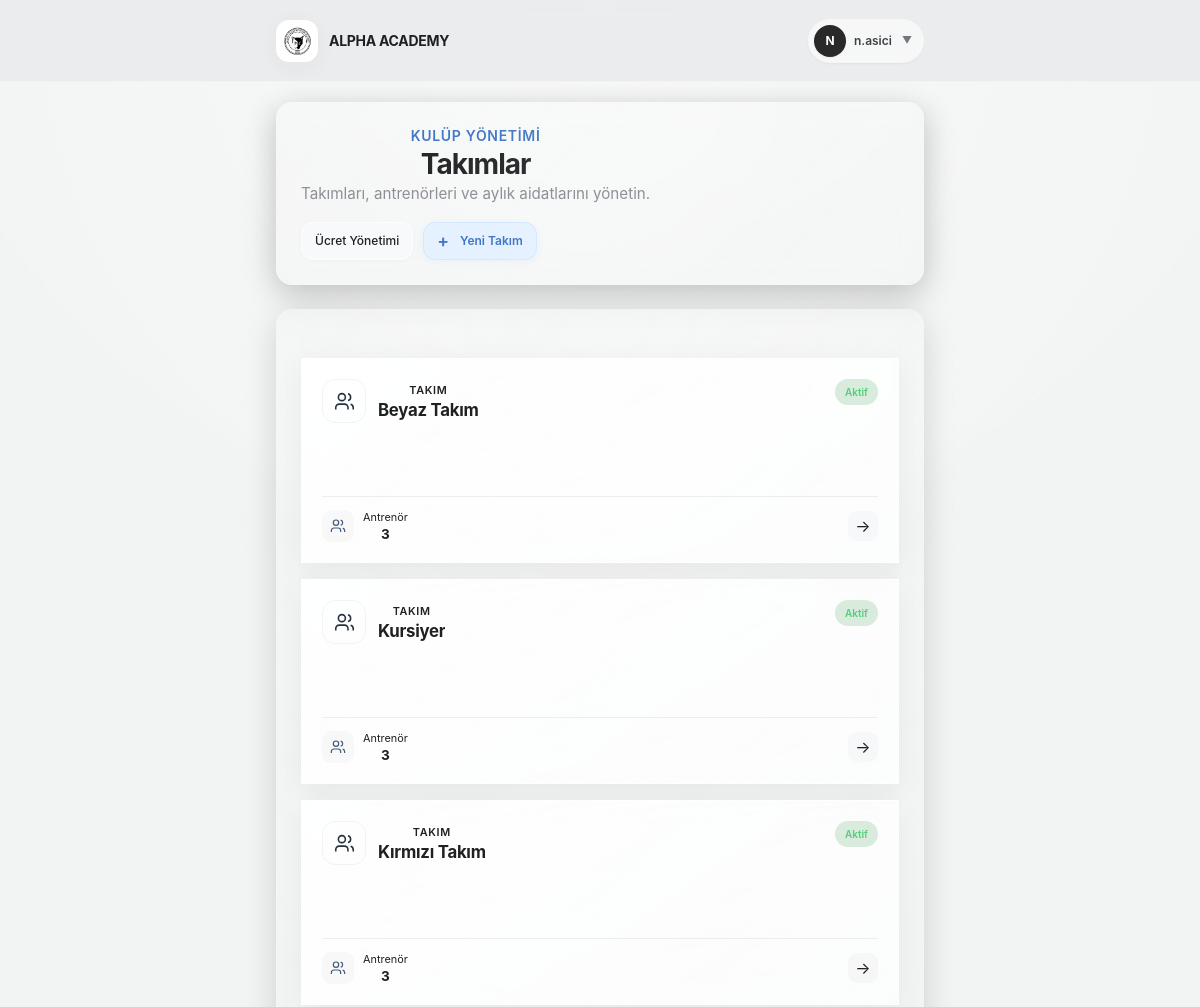
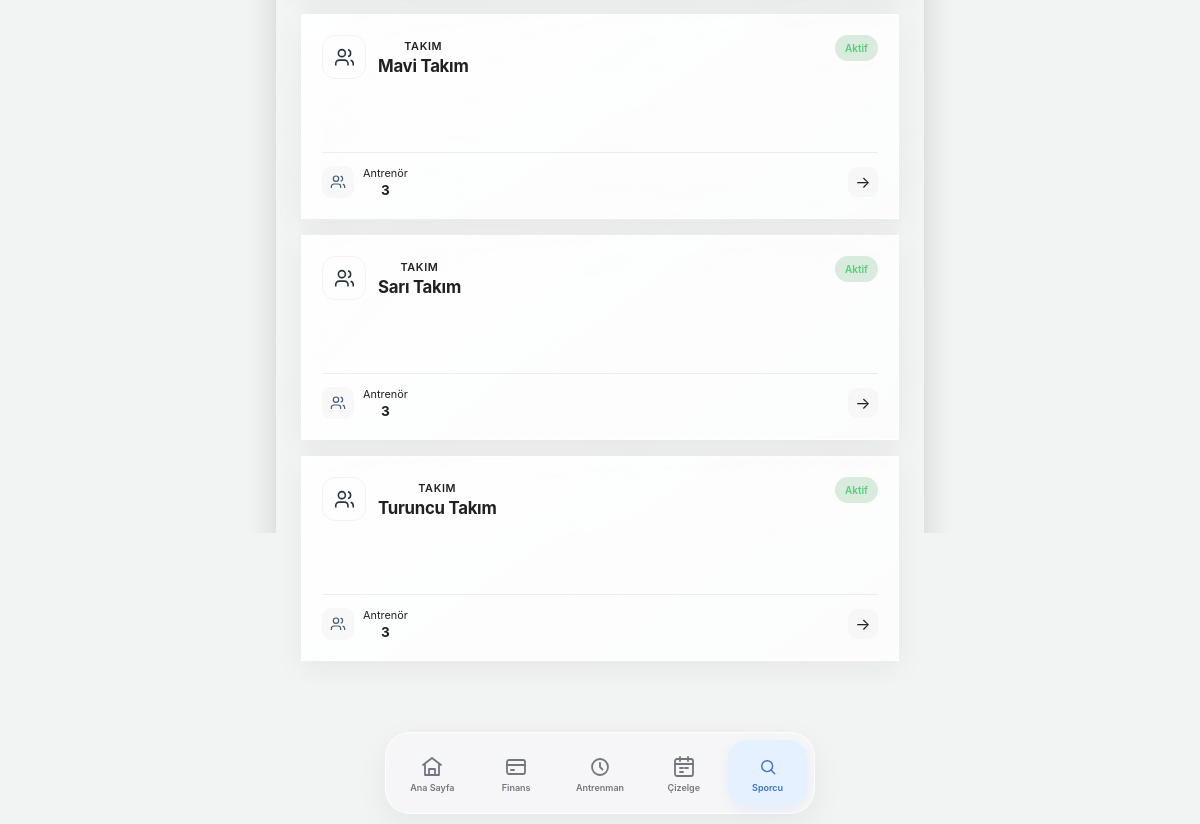
The page /teams/ (signed in) on the database as committed earlier (2 pictures, top to bottom).
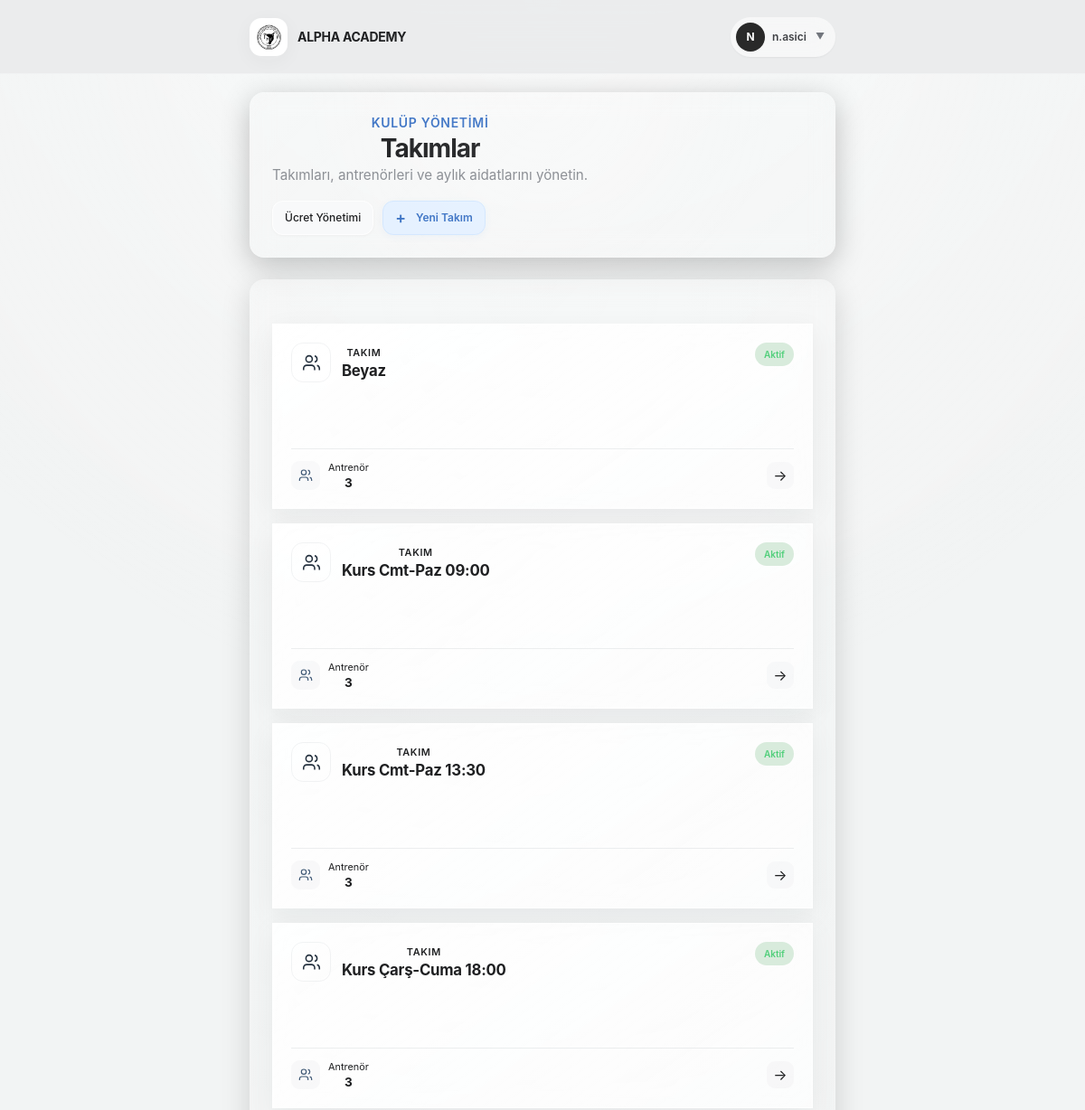
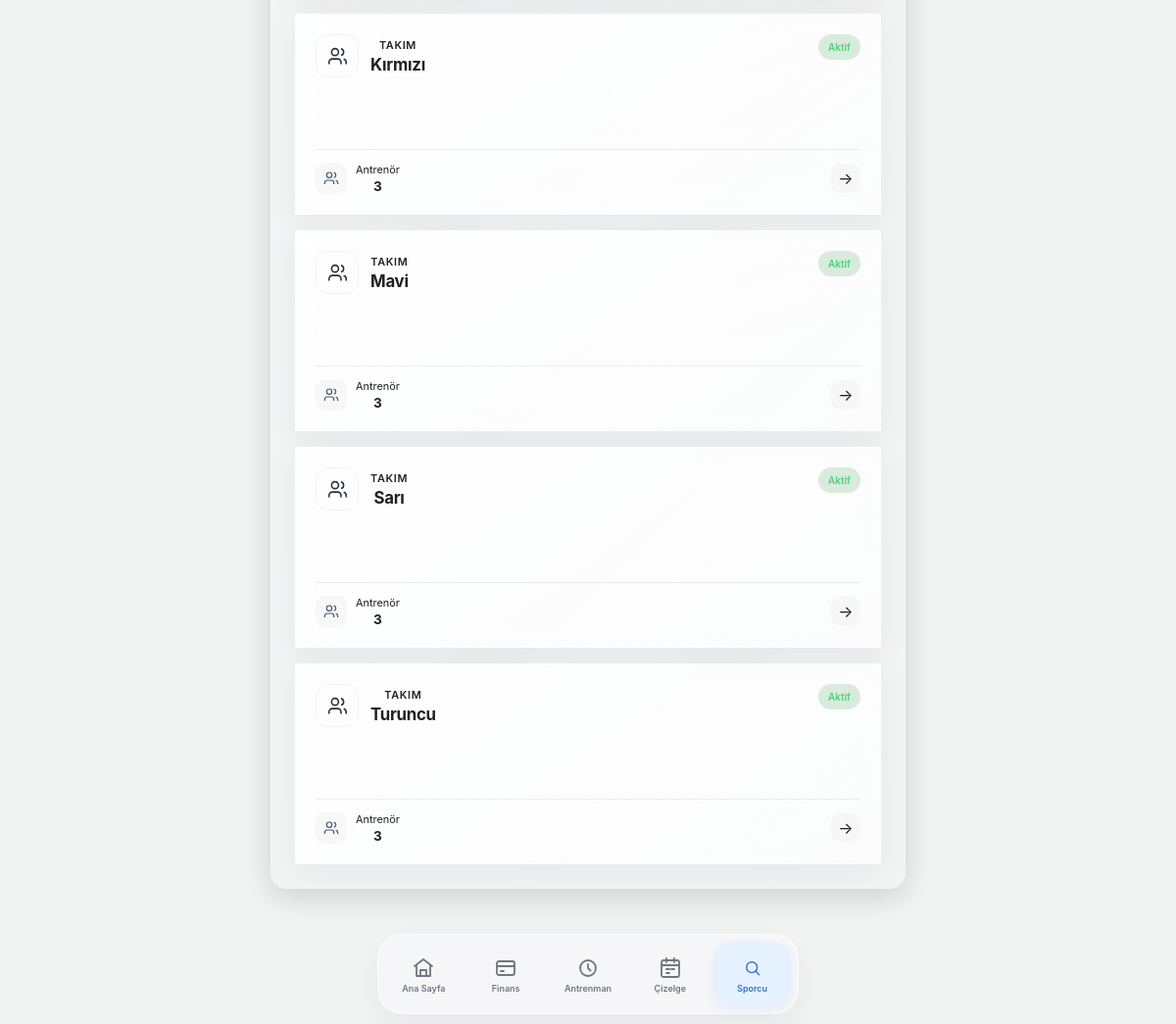
The same page on the database as committed later (2 pictures, top to bottom).
### teams/models.py (models this page shows, shortened)
class Team(models.Model):
    name = models.CharField(max_length=100, verbose_name="Takım / Grup Adı")
    description = models.TextField(blank=True, null=True, verbose_name="Açıklama / Yaş Grubu")
    coaches = models.ManyToManyField(
        settings.AUTH_USER_MODEL,
        blank=True,
        limit_choices_to={'role__in': ['coach', 'club_admin']},
        related_name='assigned_teams',
        verbose_name="Sorumlu Antrenörler"
    )
    is_active = models.BooleanField(default=True, verbose_name="Aktif mi?")
    created_at = models.DateTimeField(auto_now_add=True)
    class Meta:
        verbose_name = "Takım"
        verbose_name_plural = "Takımlar"

### teams/views.py (the view)
# urls.py: path('', views.team_list, name='team-list'),
@login_required
def team_list(request):
	return render(request, 'team/team_list.html', _team_context(request))

### teams/views.py (called while the page is built)
def _team_context(request):
	query = request.GET.get('q', '').strip()
	status = request.GET.get('status', 'active')
	teams = Team.objects.prefetch_related('coaches').order_by('name')
	if request.user.is_coach:
		teams = teams.filter(coaches=request.user)
	if query:
		teams = teams.filter(name__icontains=query)
	if status == 'active':
		teams = teams.filter(is_active=True)
	elif status == 'inactive':
		teams = teams.filter(is_active=False)
	return {
		'teams': teams,
		'query': query,
		'status': status,
	}

### users/models.py (called while the page is built)
    @property
    def is_club_admin(self):
        return self.role == self.Role.ADMIN

    @property
    def is_coach(self):
        return self.role == self.Role.COACH

### templates/team/team_list.html
{% extends "base.html" %}
{% block content %}
    <div class="dashboard">
        <header class="profile-hero-card mb-6" style="background: linear-gradient(135deg, rgba(255, 255, 255, 0.1), rgba(255, 255, 255, 0.05)); backdrop-filter: blur(12px); -webkit-backdrop-filter: blur(12px); border: 1px solid rgba(255, 255, 255, 0.15); border-radius: 16px; padding: 24px; box-shadow: 0 8px 32px 0 rgba(0, 0, 0, 0.23);">
            <div class="page-header-main" style="display: flex; justify-content: space-between; align-items: center; flex-wrap: wrap; gap: 16px;">
                <div>
                    <p class="page-eyebrow ui-text-primary" style="margin: 0 0 4px 0; font-size: 0.875rem; font-weight: 600; text-transform: uppercase; letter-spacing: 0.05em;">Kulüp yönetimi</p>
                    <h1 class="page-title" style="margin: 0 0 4px 0; font-size: 1.75rem; font-weight: 700;">Takımlar</h1>
                    <p class="page-description" style="margin: 0; opacity: 0.8; font-size: 0.95rem;">Takımları, antrenörleri ve aylık aidatlarını yönetin.</p>
                </div>
                <div class="ui-section-actions" style="display: flex; gap: 10px; align-items: center;">
                    <a href="{% url 'fee-management' %}"
                       class="ui-btn ui-btn-sm ui-btn-secondary">
                        Ücret Yönetimi
                    </a>
                    <button type="button"
                            class="ui-btn ui-btn-sm ui-btn-primary"
                            hx-get="{% url 'team-create' %}"
                            hx-target="#modal-container"
                            hx-swap="innerHTML">
                        <span style="font-size: 1.1rem; line-height: 1; margin-right: 4px;">+</span>
                        Yeni Takım
                    </button>
                </div>
            </div>
        </header>
        <section class="ui-section profile-hero-card" style="background: linear-gradient(135deg, rgba(255, 255, 255, 0.07), rgba(255, 255, 255, 0.03)); backdrop-filter: blur(12px); -webkit-backdrop-filter: blur(12px); border: 1px solid rgba(255, 255, 255, 0.12); border-radius: 16px; padding: 24px; box-shadow: 0 8px 32px 0 rgba(0, 0, 0, 0.15);">
            <div style="margin-top: 24px;">{% include "team/partials/team_table.html" %}</div>
        </section>
    </div>
{% endblock %}

### templates/team/partials/team_table.html
<div id="team-table" class="ui-team-grid">
{% for team in teams %}
    <a href="{% url 'team-detail' team.pk %}"
       class="ui-card ui-team-card">
        <div class="ui-team-card-header">
            <div class="ui-team-card-identity">
                <span class="ui-team-card-icon">
                    <svg viewBox="0 0 24 24"
                         fill="none"
                         stroke="currentColor"
                         stroke-width="1.8"
                         aria-hidden="true">
                        <path d="M16 21v-2a4 4 0 0 0-4-4H6a4 4 0 0 0-4 4v2" />
                        <circle cx="9" cy="7" r="4" />
                        <path d="M22 21v-2a4 4 0 0 0-3-3.87M16 3.13a4 4 0 0 1 0 7.75" />
                    </svg>
                </span>
                <div class="ui-team-card-heading">
                    <p class="ui-team-card-eyebrow">
                        Takım
                    </p>
                    <h2 class="ui-team-card-title">
                        {{ team.name }}
                    </h2>
                </div>
            </div>
            {% if team.is_active %}
                <span class="ui-badge ui-badge-success">
                    Aktif
                </span>
            {% else %}
                <span class="ui-badge ui-team-status-inactive">
                    Pasif
                </span>
            {% endif %}
        </div>
        <div class="ui-team-card-meta">
            <div class="ui-team-card-meta-item">
                <span class="ui-team-card-meta-icon">
                    <svg viewBox="0 0 24 24"
                         fill="none"
                         stroke="currentColor"
                         stroke-width="1.8"
                         aria-hidden="true">
                        <path d="M16 21v-2a4 4 0 0 0-4-4H6a4 4 0 0 0-4 4v2" />
                        <circle cx="9" cy="7" r="4" />
                        <path d="M22 21v-2a4 4 0 0 0-3-3.87M16 3.13a4 4 0 0 1 0 7.75" />
                    </svg>
                </span>
                <div>
                    <span class="ui-team-card-meta-label">
                        Antrenör
                    </span>
                    <strong class="ui-team-card-meta-value">
                        {{ team.coaches.count }}
                    </strong>
                </div>
            </div>
            <span class="ui-team-card-arrow" aria-hidden="true">
                →
            </span>
        </div>
    </a>
{% empty %}
    <div class="ui-empty ui-team-empty">
        <p class="ui-empty-description">
            Kayıt bulunamadı.
        </p>
    </div>
{% endfor %}
</div>

Rows that differ between the two databases and show on the page:
changed Team: name "Beyaz Takım" → "Beyaz"
added Team: name "Kurs Cmt-Paz 09:00", is_active "Aktif", coaches.count "3"
changed Team: name "Kursiyer" → "Kurs Cmt-Paz 13:30"
added Team: name "Kurs Çarş-Cuma 18:00", is_active "Aktif", coaches.count "3"
changed Team: name "Kırmızı Takım" → "Kırmızı"
changed Team: name "Mavi Takım" → "Mavi"
changed Team: name "Sarı Takım" → "Sarı"
changed Team: name "Turuncu Takım" → "Turuncu"
